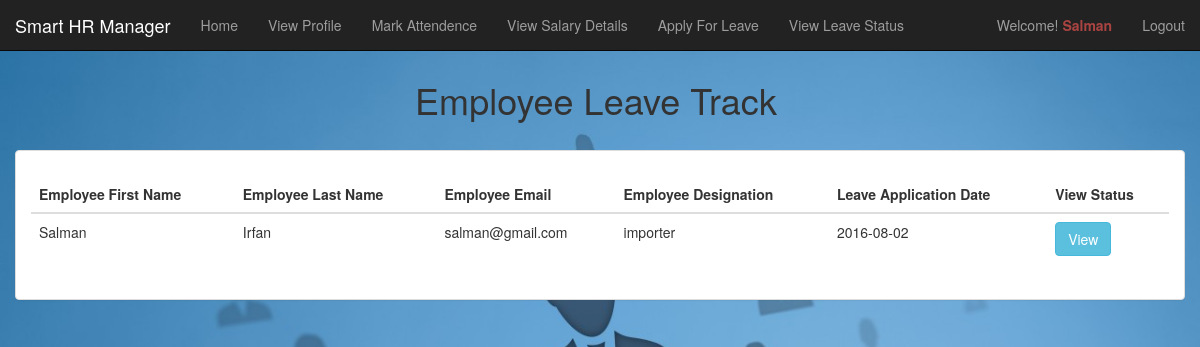
/employee/emp_leave_track.php (signed in), run on the app's committed database.
### tables this page shows
CREATE TABLE `leaves` (
  `leave_id` int(11) NOT NULL,
  `emp_id` int(100) NOT NULL,
  `date` date NOT NULL,
  `leave_type` varchar(100) NOT NULL,
  `start_date` date NOT NULL,
  `end_date` date NOT NULL,
  `no_days` int(10) NOT NULL,
  `admin_approve` int(5) NOT NULL
);

CREATE TABLE `employee` (
  `emp_id` int(11) NOT NULL,
  `emp_fname` varchar(50) NOT NULL,
  `emp_lname` varchar(50) NOT NULL,
  `emp_uname` varchar(100) NOT NULL,
  `emp_img` text NOT NULL,
  `emp_designation` varchar(100) NOT NULL,
  `emp_basic_salary` int(255) NOT NULL,
  `emp_contact_num` int(11) NOT NULL,
  `emp_address` text NOT NULL,
  `emp_dob` date NOT NULL,
  `emp_email` varchar(100) NOT NULL,
  `emp_password` text NOT NULL
);

### employee/emp_leave_track.php (the view, shortened to what this page needs)
<?php include ("header.php");?>
<?php include ("../navbar.php");?>
<?php
if(!isset($_SESSION['emp_username']))	{
	header("location: ../index.php");
}
else{
?>
<body>
	<div class="container-fluid">
				<div class = "row" style = "margin-top:10px">
                    <div class="col-md-4">
					</div>
					<div class = "col-md-8">
						<h1>Employee Leave Track</h1>
					</div>
				</div>
	<br>
<div class="container-fluid">
	<div class = "row">
		<div class="panel panel-default">
			<div class="panel-body">
				<div class="table-responsive">
						<table class='table table-hover' style='margin-top:10px;'>
									<thead>
										<tr>
											<th>Employee First Name</th>
											<th>Employee Last Name</th>
											<th>Employee Email</th>
											<th>Employee Designation</th>
											<th>Leave Application Date</th>
											<th>View Status</th>
										</tr>
									</thead>
					<?php
$employeeUsername=$_SESSION['emp_username'];
$query = mysql_query("SELECT * FROM employee where emp_uname='$employeeUsername' ");
while ($row=mysql_fetch_array($query)){
    $employeeId = $row['emp_id'];
	$employeeFirstName = $row['emp_fname'];
	$employeeLastName = $row['emp_lname'];
	$employeeEmail = $row['emp_email'];
	$employeeDesignation = $row['emp_designation'];
$query1 = mysql_query("SELECT * FROM leaves where emp_id='$employeeId' ");
while ($row1=mysql_fetch_array($query1)){
	$leaveId = $row1['leave_id'];
	$leaveDate = $row1['date'];
?>
					<tbody>
						<tr>
								<td>
									<?php echo $employeeFirstName; ?>
								</td>
								<td>
									<?php echo $employeeLastName; ?>
								</td>
								<td>
									<?php echo $employeeEmail; ?>
								</td>
								<td>
									<?php echo $employeeDesignation; ?>
								</td>
								<td>
									<?php echo $leaveDate; ?>
								</td>
								<td>
									<a href='emp_leave_status.php?id=<?php echo $leaveId;?>'><input type='button' value='View' data-toggle="tooltip" data-placement="top" title="View Status" class='btn btn-info'/></a>
								</td>
							</tr>
					</tbody>
				<?php
}}
					echo"</table>";
				?>
				</div>
			</div>
		</div>
	</div>
</div>
	</div>
<?php } ?>

### employee/header.php (style rules this page uses)
body { margin-top: 50px; margin-bottom: 50px; background: url('images/background2.jpg') no-repeat center center fixed; -webkit-background-size: cover; -moz-background-size: cover; -o-background-size: cover; background-size: cover; }

### data on the page
leaves: emp.emp_fname "Salman", emp.emp_lname "Irfan", emp.emp_email "salman@gmail.com", emp.emp_designation "importer", date "2016-08-02"

### other printed values
$_SESSION['emp_username'] "Salman"
